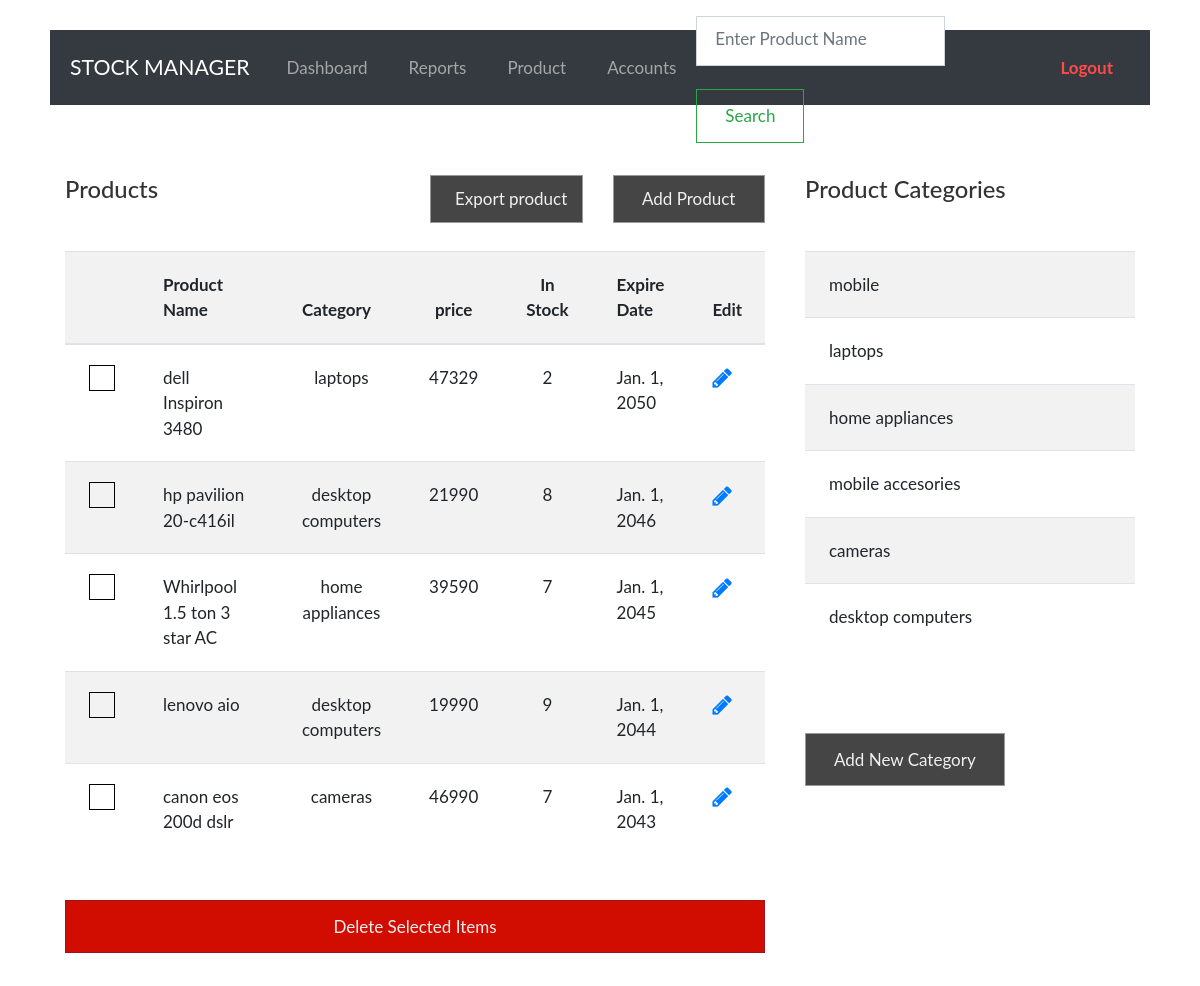
/product/ (signed in), run on the app's committed database.
### inventory/models.py (models this page shows, shortened)
class product(models.Model):
	name=models.CharField(max_length=50,blank=False,unique=True)
	category=models.CharField(max_length=50,blank=False)
	price=models.IntegerField()
	expire_date=models.DateField()
	units=models.IntegerField()
	class Meta:
		ordering=['-expire_date']

class cat(models.Model):
	p_category=models.CharField(max_length=100,blank=False,unique=True)
	capacity=models.IntegerField()

### inventory/views.py (the view)
# urls.py: url('product/',views.Product,name='product'),
@login_required
def Product(request):
	if request.POST and 'delete_selected' in request.POST:
		delete_products=request.POST.getlist('item_name')
		for item in delete_products:
			product.objects.filter(name=item).delete()
	items=product.objects.all()
	cats=cat.objects.all()
	my_context={
	"my_text":items,
	"categories":cats,
	}
	return render(request,'main/product.html',my_context)

### inventory/templates/main/product.html (shortened to what this page needs)
{% extends 'main/index.html' %}
{% block content %}
        <div class="container">
            <div class="row tm-content-row tm-mt-big">
                <div class="col-xl-8 col-lg-12 tm-md-12 tm-sm-12 col-sm-12 tm-col">
                	<form method="POST" action="/product/">
                    <div class="bg-white tm-block h-100">
                        <div class="row">
                            <div class="col-xl-6 col-md-6 col-sm-12">
                                <h2 class="tm-block-title d-inline-block">Products</h2>
                            </div>
                            <div class="col-xl-3 col-md-3 col-sm-12 ">
                                <a href="{% url 'export_product_csv' %}" class="btn btn-2 btn-small btn-primary">Export product</a>
                            </div>
                            <div class="col-xl-3 col-md-3 col-sm-12">
                                <a href="{% url 'add_product' %}" class="btn btn-2 btn-small btn-primary">Add Product</a>
                            </div>
                        </div>
                        <div class="table-responsive table-wrapper-scroll-y my-custom-scrollbar">
                            <table class="table table-hover table-striped tm-table-striped-even mt-3">
                                <thead>
                                    <tr class="tm-bg-gray">
                                        <th scope="col">&nbsp;</th>
                                        <th scope="col">Product Name</th>
                                        <th scope="col">Category</th>
                                        <th scope="col" class="text-center">price</th>
                                        <th scope="col" class="text-center">In Stock</th>
                                        <th scope="col">Expire Date</th>
                                        <th scope="col">Edit</th>
                                    </tr>
                                </thead>
                                <tbody>
                                    {% for item in my_text %}
                                    <tr>
                                        <th scope="row">
                                            <input type="checkbox" aria-label="Checkbox" name="item_name" value="{{item.name}}">
                                        </th>
                                        <td class="tm-product-name">{{item.name}}</td>
                                        <td class="text-center">{{item.category}}</td>
                                        <td class="text-center">{{item.price}}</td>
                                        <td class="text-center">{{item.units}}</td>
                                        <td>{{item.expire_date}}</td>
                                        <td>
                                        	<a href="{% url 'edit' pk=item.pk %}" class="fa fa-pencil fa-lg" title="Edit"></a>
                                     	</td>
                                    </tr>
                                    {% endfor %}
                                </tbody>
                            </table>
                        </div>
                        <div class="tm-table-mt tm-table-actions-row">
                            <div class="tm-table-actions-col-left">
                                <button type="submit" name="delete_selected" class="btn btn-2 btn-danger">Delete Selected Items</button>
                            </div>
                        </div>
                    </div>
                </form>
                </div>
                <div class="col-xl-4 col-lg-12 tm-md-12 tm-sm-12 tm-col">
                    <div class="bg-white tm-block h-100">
                        <h2 class="tm-block-title d-inline-block">Product Categories</h2>
                        <div class="table-responsive table-wrapper-scroll-y my-custom-scrollbar">
                        <table class="table table-hover table-striped mt-3">
                            <tbody>
                                {% for cat in categories %}
                                <tr>
                                    <td>{{cat.p_category}}</td>
                                    <td class="tm-trash-icon-cell"></td>
                                </tr>
                                {% endfor %}
                            </tbody>
                        </table>
                    	</div>
                        <a href="{% url 'add_product' %}" class="btn btn-primary tm-table-mt">Add New Category</a>
                    </div>
                </div>
            </div>
        </div>
{% endblock content%}

### inventory/templates/main/index.html (shortened to what this page needs)
{% load staticfiles%}
<!DOCTYPE html>
<html lang="en">
<head>
  <link rel="stylesheet" href="https://maxcdn.bootstrapcdn.com/bootstrap/4.3.1/css/bootstrap.min.css">
  <link rel="stylesheet" href="https://cdnjs.cloudflare.com/ajax/libs/font-awesome/4.7.0/css/font-awesome.min.css">
  <link rel="stylesheet" href={% static "css/bootstrap.min.css" %}>
  <link rel="stylesheet" href={% static "css/main.css" %}>
</head>
<body style="background: ">
<nav class="navbar navbar-expand-xl navbar-dark bg-dark">
  <a class="navbar-brand" href="#">STOCK MANAGER</a>
  <div class="collapse navbar-collapse" id="navbarSupportedContent">
    <ul class="navbar-nav">
      <li class="nav-item">
        <a class="nav-link" href="{% url 'dashboard' %}">Dashboard</a>
      </li>
      <li class="nav-item dropdown">
        <a class="nav-link " href="{% url 'report' %}">Reports</a>
      </li>
      <li class="nav-item">
        <a class="nav-link" href="{% url 'product' %}">Product</a>
      </li>
      <li class="nav-item">
        <a class="nav-link" href="{% url 'account' %}">Accounts</a>
      </li>
    </ul>
    <form class="form-inline my-2 my-lg-0 ml-auto" method="POST" action="{% url 'search_product' %}">
      <input class="form-control mr-sm-2 search_bar" type="text" name="search_product" placeholder="Enter Product Name" aria-label="Search">
      <button class="btn btn-outline-success my-2 my-sm-0" type="submit" name="search">Search</button>
    </form>
      <li class="nav-item" style="list-style-type:none;">
        <a class="nav-link" href="/admin/logout/">
        <span style="color:#ff4a4a; "><b>Logout</b></span>
        </a>
      </li>
  </div>
</nav>
{% block content %}{% endblock content %}
</body>
</html>

### static/css/main.css (style rules this page uses)
html { font-size: 17px; }
body { font-family: 'lato', sans-serif; overflow-x: hidden; }
body { background-size: cover; background-repeat: no-repeat; background-position: center; background-attachment: fixed; padding-left: 50px; padding-right: 50px; }
a { transition: all 0.3s ease; }
.navbar-brand { display: flex; align-items: center; }
.navbar { height: 75px; padding-left: 20px; padding-right: 20px; margin-top: 30px; }
.tm-mt-big { margin-top: 70px; }
.tm-block { padding: 0; }
.tm-block-title { font-size: 1.4rem; color: #333; margin-bottom: 30px; }
.navbar-dark .navbar-nav .nav-link { color: #a6a6a6; }
.navbar-dark .navbar-nav .nav-link, .dropdown-item { padding: 15px 20px; }
.nav-item { margin-right: 30px; }
.nav-item:last-child { margin-right: 0; }
.tm-content-row { justify-content: space-between; margin-left: -20px; margin-right: -20px; }
.tm-col { padding-left: 20px; padding-right: 20px; margin-bottom: 50px; }
.form-control { margin-bottom: 23px; padding: 15px 18px; border-radius: 0; height: 50px; }
.btn { border-radius: 0; padding: 13px 28px; transition: all 0.2s ease; max-width: 100%; }
.btn-2 { border-radius: 0; padding: 13px 28px; transition: all 0.2s ease; min-width: 100%; margin-bottom: 5px; }
.btn-small { padding: 10px 24px; }
.btn-primary { background-color:#454545; color: #f0f0f0; border-color: #999999; }
.btn-danger { color: #f0f0f0; background-color:#d10d02; border-color: #9f1321; }
.table td, .table th { padding: 20px 24px; }
.tm-bg-gray { background-color: rgba(0, 0, 0, 0.05); }
.tm-table-striped-even.table-striped tbody tr:nth-of-type(even) { background-color: rgba(0, 0, 0, 0.05); }
.tm-table-striped-even.table-striped tbody tr:nth-of-type(odd) { background-color: white; }
.tm-table-mt { margin-top: 66px; }
.tm-table-actions-row { display: flex; justify-content: space-between; }
.search_bar { margin-top: 24px; padding-top: 10px; }
input[type="checkbox"] { cursor: pointer; -webkit-appearance: none; appearance: none; border: 1px solid black; box-sizing: border-box; position: relative; box-sizing: content-box; width: 24px; height: 24px; transition: all 0.1s linear; }
.tm-trash-icon-cell { width: 15px; }
@media (min-width: 1200px) { .container { max-width: 1630px; } }
@media (max-width: 1275px) and (min-width: 1200px) { .nav-item { margin-right: 15px; } }
@media (max-width: 1350px) and (min-width: 1200px) { .tm-table-actions-row { display: block; } }
@media (max-width: 1350px) { .nav-item { margin-right: 1px; } }
.my-custom-scrollbar { position: relative; min-height: 300px; max-height: 600px; overflow: auto; }
.table-wrapper-scroll-y { display: block; }

### data on the page
product: name "dell Inspiron 3480", category "laptops", price "47329", units "2", expire_date "Jan. 1, 2050"
product: name "hp pavilion 20-c416il", category "desktop computers", price "21990", units "8", expire_date "Jan. 1, 2046"
product: name "Whirlpool 1.5 ton 3 star AC", category "home appliances", price "39590", units "7", expire_date "Jan. 1, 2045"
product: name "lenovo aio", category "desktop computers", price "19990", units "9", expire_date "Jan. 1, 2044"
product: name "canon eos 200d dslr", category "cameras", price "46990", units "7", expire_date "Jan. 1, 2043"
cat: p_category "mobile"
cat: p_category "laptops"
cat: p_category "home appliances"
cat: p_category "mobile accesories"
cat: p_category "cameras"
cat: p_category "desktop computers"
